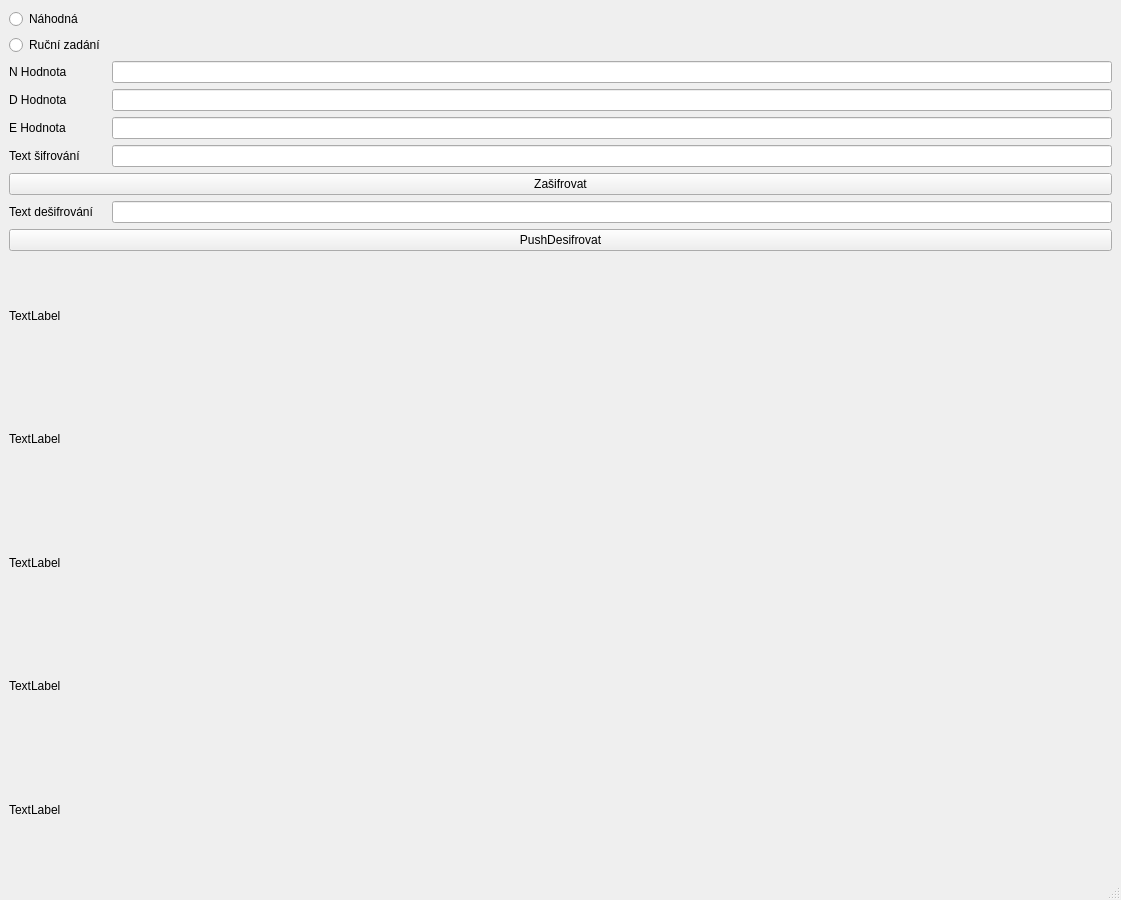
<?xml version="1.0" encoding="UTF-8"?>
<ui version="4.0">
 <class>MainWindow</class>
 <widget class="QMainWindow" name="MainWindow">
  <property name="geometry">
   <rect>
    <x>0</x>
    <y>0</y>
    <width>1121</width>
    <height>900</height>
   </rect>
  </property>
  <property name="windowTitle">
   <string>MainWindow</string>
  </property>
  <widget class="QWidget" name="centralwidget">
   <layout class="QGridLayout" name="gridLayout">
    <item row="0" column="0">
     <widget class="QRadioButton" name="radioButtonNahodna">
      <property name="text">
       <string>Náhodná</string>
      </property>
     </widget>
    </item>
    <item row="1" column="0">
     <widget class="QRadioButton" name="radioButtonRucni">
      <property name="text">
       <string>Ruční zadání</string>
      </property>
     </widget>
    </item>
    <item row="2" column="0">
     <widget class="QLabel" name="HodnotaNGUI">
      <property name="frameShape">
       <enum>QFrame::NoFrame</enum>
      </property>
      <property name="text">
       <string>N Hodnota</string>
      </property>
     </widget>
    </item>
    <item row="2" column="1">
     <widget class="QLineEdit" name="lineEditHodnotaN"/>
    </item>
    <item row="3" column="0">
     <widget class="QLabel" name="hodnotaDGUI">
      <property name="text">
       <string>D Hodnota</string>
      </property>
     </widget>
    </item>
    <item row="3" column="1">
     <widget class="QLineEdit" name="lineEditHodnotaD"/>
    </item>
    <item row="4" column="0">
     <widget class="QLabel" name="hodnotaEGUI">
      <property name="text">
       <string>E Hodnota</string>
      </property>
     </widget>
    </item>
    <item row="4" column="1">
     <widget class="QLineEdit" name="lineEditHodnotaE"/>
    </item>
    <item row="5" column="0">
     <widget class="QLabel" name="zasifrovanyTextGUI2">
      <property name="text">
       <string>Text šifrování</string>
      </property>
     </widget>
    </item>
    <item row="5" column="1">
     <widget class="QLineEdit" name="lineEditSifrovani"/>
    </item>
    <item row="6" column="0" colspan="2">
     <widget class="QPushButton" name="pushZasifrovat">
      <property name="text">
       <string>Zašifrovat</string>
      </property>
     </widget>
    </item>
    <item row="7" column="0">
     <widget class="QLabel" name="desifrovanyTextGUI2">
      <property name="text">
       <string>Text dešifrování</string>
      </property>
     </widget>
    </item>
    <item row="7" column="1">
     <widget class="QLineEdit" name="lineEditDesifrovani"/>
    </item>
    <item row="8" column="0" colspan="2">
     <widget class="QPushButton" name="pushDesifrovat">
      <property name="text">
       <string>PushDesifrovat</string>
      </property>
     </widget>
    </item>
    <item row="9" column="0">
     <widget class="QLabel" name="zasifrovanyTextGUI">
      <property name="text">
       <string>TextLabel</string>
      </property>
      <property name="textInteractionFlags">
       <set>Qt::LinksAccessibleByMouse|Qt::TextSelectableByMouse</set>
      </property>
     </widget>
    </item>
    <item row="10" column="0">
     <widget class="QLabel" name="desifrovanyTextGUI">
      <property name="text">
       <string>TextLabel</string>
      </property>
      <property name="textInteractionFlags">
       <set>Qt::LinksAccessibleByMouse|Qt::TextSelectableByMouse</set>
      </property>
     </widget>
    </item>
    <item row="11" column="0">
     <widget class="QLabel" name="verejnyKlicGUI">
      <property name="text">
       <string>TextLabel</string>
      </property>
      <property name="textInteractionFlags">
       <set>Qt::LinksAccessibleByMouse|Qt::TextSelectableByMouse</set>
      </property>
     </widget>
    </item>
    <item row="12" column="0">
     <widget class="QLabel" name="privatniKlicGUI">
      <property name="text">
       <string>TextLabel</string>
      </property>
      <property name="textInteractionFlags">
       <set>Qt::LinksAccessibleByMouse|Qt::TextSelectableByMouse</set>
      </property>
     </widget>
    </item>
    <item row="13" column="0">
     <widget class="QLabel" name="desitkovaSoustavaGUI">
      <property name="text">
       <string>TextLabel</string>
      </property>
      <property name="textInteractionFlags">
       <set>Qt::LinksAccessibleByMouse|Qt::TextSelectableByMouse</set>
      </property>
     </widget>
    </item>
   </layout>
  </widget>
  <widget class="QMenuBar" name="menubar">
   <property name="geometry">
    <rect>
     <x>0</x>
     <y>0</y>
     <width>1121</width>
     <height>21</height>
    </rect>
   </property>
  </widget>
  <widget class="QStatusBar" name="statusbar"/>
 </widget>
 <resources/>
 <connections/>
</ui>
